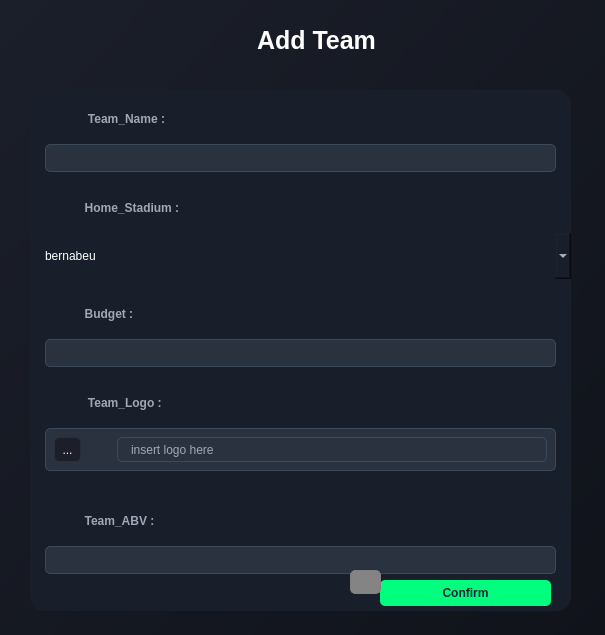
<?xml version="1.0" encoding="UTF-8"?>
<ui version="4.0">
 <class>FormAdd</class>
 <widget class="QWidget" name="FormAdd">
  <property name="geometry">
   <rect>
    <x>0</x>
    <y>0</y>
    <width>605</width>
    <height>635</height>
   </rect>
  </property>
  <property name="windowTitle">
   <string>Form</string>
  </property>
  <property name="styleSheet">
   <string notr="true">background: qlineargradient(x1:0, y1:0, x2:1, y2:1, stop:0 #1b1f2a, stop:1 #10131a);</string>
  </property>
  <widget class="QWidget" name="widget" native="true">
   <property name="geometry">
    <rect>
     <x>30</x>
     <y>90</y>
     <width>541</width>
     <height>521</height>
    </rect>
   </property>
   <property name="styleSheet">
    <string notr="true">background-color: rgb(25, 31, 42);
    color: #FFFFFF;
    font-family: 'Segoe UI', Arial, sans-serif;
    font-size: 12px;
    border-radius: 15px;
    padding: 15px;
    spacing: 2px;
</string>
   </property>
   <layout class="QGridLayout" name="gridLayout_3">
    <item row="0" column="0">
     <widget class="QLabel" name="label_7">
      <property name="styleSheet">
       <string notr="true">color: #A0A8B7;
font-weight: bold;
padding-bottom: 5px;background-color:transparent;</string>
      </property>
      <property name="text">
       <string>            Team_Name :</string>
      </property>
     </widget>
    </item>
    <item row="5" column="0">
     <widget class="QLineEdit" name="l2">
      <property name="styleSheet">
       <string notr="true">background-color: #2A3240; /* Darker blue-gray for input fields */
    border: 1px solid #3A4A5A; /* Subtle blue-gray border */
    border-radius: 5px;
    padding: 5px;
    color: #E0E6ED; /* Light gray text for readability */
    margin-left: 15px;
    margin-right: 15px;</string>
      </property>
     </widget>
    </item>
    <item row="2" column="0">
     <widget class="QLabel" name="label_8">
      <property name="styleSheet">
       <string notr="true">color: #A0A8B7;
font-weight: bold;
padding-bottom: 5px;background-color:transparent;</string>
      </property>
      <property name="text">
       <string>           Home_Stadium :</string>
      </property>
     </widget>
    </item>
    <item row="9" column="0">
     <widget class="QLineEdit" name="l2_2">
      <property name="styleSheet">
       <string notr="true">background-color: #2A3240; /* Darker blue-gray for input fields */
    border: 1px solid #3A4A5A; /* Subtle blue-gray border */
    border-radius: 5px;
    padding: 5px;
    color: #E0E6ED; /* Light gray text for readability */
    margin-left: 15px;
    margin-right: 15px;</string>
      </property>
     </widget>
    </item>
    <item row="8" column="0">
     <widget class="QLabel" name="label_11">
      <property name="styleSheet">
       <string notr="true">color: #A0A8B7;
font-weight: bold;
padding-bottom: 5px;background-color:transparent;</string>
      </property>
      <property name="text">
       <string>           Team_ABV :</string>
      </property>
     </widget>
    </item>
    <item row="10" column="0">
     <widget class="QPushButton" name="button1">
      <property name="styleSheet">
       <string notr="true">background-color: #00FF7F; /* Green to match the accent */
    color: #1A2633; /* Dark blue text for contrast */
    font-size: 12px;
    font-weight: bold;
    border-radius: 5px;
    padding: 6px 12px;
    margin-left: 350px;
    margin-right: 20px;
    margin-bottom: 5px;</string>
      </property>
      <property name="text">
       <string>Confirm</string>
      </property>
     </widget>
    </item>
    <item row="1" column="0">
     <widget class="QLineEdit" name="l1">
      <property name="styleSheet">
       <string notr="true">background-color: #2A3240; /* Darker blue-gray for input fields */
    border: 1px solid #3A4A5A; /* Subtle blue-gray border */
    border-radius: 5px;
    padding: 5px;
    color: #E0E6ED; /* Light gray text for readability */
    margin-left: 15px;
    margin-right: 15px;
</string>
      </property>
      <property name="text">
       <string/>
      </property>
     </widget>
    </item>
    <item row="3" column="0">
     <widget class="QComboBox" name="cb">
      <property name="styleSheet">
       <string notr="true">background-color: #2A3240;
  border: 1px solid #3A4A5A;
    border-radius: 5px;
    padding: 5px;
    color: #E0E6ED;
    margin-left: 15px;
    margin-right: 15px;

Qcb::drop-down {
    border-left: 1px solid #3A4A5A;
    width: 20px;
}
Qcb:focus {
    border: 1px solid #00FF7F;
    background-color: #323A48;
}</string>
      </property>
      <item>
       <property name="text">
        <string extracomment="eu">bernabeu</string>
       </property>
      </item>
      <item>
       <property name="text">
        <string extracomment="eu">Santiago Bernabéu</string>
       </property>
      </item>
      <item>
       <property name="text">
        <string extracomment="eu">Camp Nou</string>
       </property>
      </item>
      <item>
       <property name="text">
        <string extracomment="eu">Old Trafford</string>
       </property>
      </item>
      <item>
       <property name="text">
        <string extracomment="eu">Wembley Stadium</string>
       </property>
      </item>
     </widget>
    </item>
    <item row="6" column="0">
     <widget class="QLabel" name="label_10">
      <property name="styleSheet">
       <string notr="true">color: #A0A8B7;
font-weight: bold;
padding-bottom: 5px;background-color:transparent;</string>
      </property>
      <property name="text">
       <string>            Team_Logo :</string>
      </property>
     </widget>
    </item>
    <item row="7" column="0">
     <widget class="QWidget" name="widget_2" native="true">
      <property name="styleSheet">
       <string notr="true">background-color: #2A3240;
    border: 1px solid #3A4A5A;
    border-radius: 5px;
    padding: 3px;
    color: #E0E6ED;
    margin-left: 15px;
    margin-right: 15px;
    margin-bottom: 15px;</string>
      </property>
      <layout class="QHBoxLayout" name="horizontalLayout">
       <item>
        <widget class="QToolButton" name="toolButton">
         <property name="styleSheet">
          <string notr="true">background-color: #1C1F2A;
border: 1px solid #2A2D3A;
border-radius: 5px;
padding: 3px;
color: white;
margin-left: 15px;
margin-right:15px;
margin-bottom:15px;</string>
         </property>
         <property name="text">
          <string>...</string>
         </property>
        </widget>
       </item>
       <item>
        <widget class="QLabel" name="label_2">
         <property name="styleSheet">
          <string notr="true">color: #A0A8B7;
padding-left: 10px;
background-color: transparent;</string>
         </property>
         <property name="text">
          <string>insert logo here</string>
         </property>
        </widget>
       </item>
      </layout>
     </widget>
    </item>
    <item row="4" column="0">
     <widget class="QLabel" name="label_9">
      <property name="styleSheet">
       <string notr="true">color: #A0A8B7;
font-weight: bold;
padding-bottom: 5px;background-color:transparent;</string>
      </property>
      <property name="text">
       <string>           Budget :</string>
      </property>
     </widget>
    </item>
   </layout>
  </widget>
  <widget class="QLabel" name="label_28">
   <property name="geometry">
    <rect>
     <x>60</x>
     <y>120</y>
     <width>17</width>
     <height>17</height>
    </rect>
   </property>
   <property name="styleSheet">
    <string notr="true">color: #B0C0D0;background-color:transparent;</string>
   </property>
   <property name="text">
    <string/>
   </property>
   <property name="pixmap">
    <pixmap resource="../images.qrc">:/teamimg/Userr.png</pixmap>
   </property>
   <property name="scaledContents">
    <bool>true</bool>
   </property>
  </widget>
  <widget class="QLabel" name="label_27">
   <property name="geometry">
    <rect>
     <x>60</x>
     <y>300</y>
     <width>12</width>
     <height>18</height>
    </rect>
   </property>
   <property name="styleSheet">
    <string notr="true">background-color:transparent;</string>
   </property>
   <property name="text">
    <string/>
   </property>
   <property name="pixmap">
    <pixmap resource="../images.qrc">:/teamimg/money.png</pixmap>
   </property>
   <property name="scaledContents">
    <bool>true</bool>
   </property>
  </widget>
  <widget class="QLabel" name="label_19">
   <property name="geometry">
    <rect>
     <x>60</x>
     <y>210</y>
     <width>17</width>
     <height>17</height>
    </rect>
   </property>
   <property name="styleSheet">
    <string notr="true">background-color:transparent;</string>
   </property>
   <property name="text">
    <string/>
   </property>
   <property name="pixmap">
    <pixmap resource="../images.qrc">:/teamimg/terrain.png</pixmap>
   </property>
   <property name="scaledContents">
    <bool>true</bool>
   </property>
  </widget>
  <widget class="QLabel" name="label_29">
   <property name="geometry">
    <rect>
     <x>60</x>
     <y>380</y>
     <width>21</width>
     <height>21</height>
    </rect>
   </property>
   <property name="styleSheet">
    <string notr="true">background-color:transparent;</string>
   </property>
   <property name="text">
    <string/>
   </property>
   <property name="pixmap">
    <pixmap resource="../images.qrc">:/teamimg/logo.png</pixmap>
   </property>
   <property name="scaledContents">
    <bool>true</bool>
   </property>
  </widget>
  <widget class="QLabel" name="label_30">
   <property name="geometry">
    <rect>
     <x>60</x>
     <y>500</y>
     <width>18</width>
     <height>16</height>
    </rect>
   </property>
   <property name="styleSheet">
    <string notr="true">background-color:transparent;</string>
   </property>
   <property name="text">
    <string/>
   </property>
   <property name="pixmap">
    <pixmap resource="../images.qrc">:/teamimg/abv.png</pixmap>
   </property>
   <property name="scaledContents">
    <bool>true</bool>
   </property>
  </widget>
  <widget class="QPushButton" name="resetButton">
   <property name="geometry">
    <rect>
     <x>350</x>
     <y>570</y>
     <width>31</width>
     <height>24</height>
    </rect>
   </property>
   <property name="styleSheet">
    <string notr="true">background-color: rgb(132, 132, 132);
       color: white;            
        font-family: Arial;      
        font-size: 12px;        
       font-weight: bold;      
        border: 1px solid grey ;
        border-radius: 5px;      
        padding: 5px 10px;        
    
</string>
   </property>
   <property name="text">
    <string/>
   </property>
   <property name="icon">
    <iconset resource="../images.qrc">
     <normaloff>:/teamimg/reset.png</normaloff>:/teamimg/reset.png</iconset>
   </property>
  </widget>
  <widget class="QLabel" name="label_4">
   <property name="geometry">
    <rect>
     <x>240</x>
     <y>20</y>
     <width>151</width>
     <height>41</height>
    </rect>
   </property>
   <property name="font">
    <font>
     <pointsize>-1</pointsize>
     <bold>true</bold>
    </font>
   </property>
   <property name="styleSheet">
    <string notr="true">/* Style for the Adjust Team title label */
QLabel#label_4 {
    background-color: transparent; /* Dark background matching the app */
    color: #FFFFFF; /* White text for contrast */
    font-size: 25px; /* Larger font for title emphasis */
    font-weight: bold; /* Bold for a strong title appearance */


    padding: 5px 10px; /* Padding for a balanced look */
}</string>
   </property>
   <property name="text">
    <string>Add Team</string>
   </property>
  </widget>
 </widget>
 <resources>
  <include location="../images.qrc"/>
 </resources>
 <connections/>
</ui>
